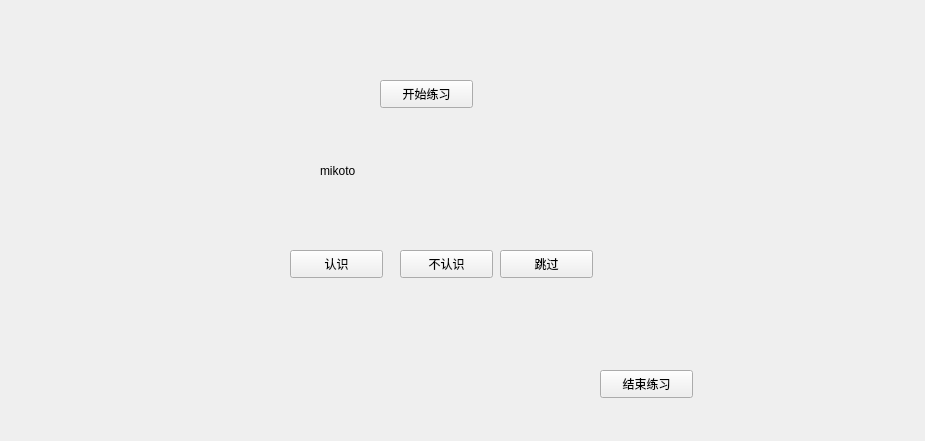
<?xml version="1.0" encoding="UTF-8"?>
<ui version="4.0">
 <class>word</class>
 <widget class="QWidget" name="word">
  <property name="geometry">
   <rect>
    <x>0</x>
    <y>0</y>
    <width>925</width>
    <height>441</height>
   </rect>
  </property>
  <property name="windowTitle">
   <string>Form</string>
  </property>
  <widget class="QLabel" name="wordlabel">
   <property name="geometry">
    <rect>
     <x>320</x>
     <y>120</y>
     <width>481</width>
     <height>101</height>
    </rect>
   </property>
   <property name="styleSheet">
    <string notr="true">font: 26pt &quot;Times New Roman&quot;;</string>
   </property>
   <property name="text">
    <string>mikoto</string>
   </property>
  </widget>
  <widget class="QPushButton" name="knowpushButton">
   <property name="geometry">
    <rect>
     <x>290</x>
     <y>250</y>
     <width>93</width>
     <height>28</height>
    </rect>
   </property>
   <property name="text">
    <string>认识</string>
   </property>
  </widget>
  <widget class="QPushButton" name="unknownbutton">
   <property name="geometry">
    <rect>
     <x>400</x>
     <y>250</y>
     <width>93</width>
     <height>28</height>
    </rect>
   </property>
   <property name="text">
    <string>不认识</string>
   </property>
  </widget>
  <widget class="QPushButton" name="skipbutton">
   <property name="geometry">
    <rect>
     <x>500</x>
     <y>250</y>
     <width>93</width>
     <height>28</height>
    </rect>
   </property>
   <property name="text">
    <string>跳过</string>
   </property>
  </widget>
  <widget class="QPushButton" name="returnbutton">
   <property name="geometry">
    <rect>
     <x>600</x>
     <y>370</y>
     <width>93</width>
     <height>28</height>
    </rect>
   </property>
   <property name="text">
    <string>结束练习</string>
   </property>
  </widget>
  <widget class="QPushButton" name="startbutton">
   <property name="geometry">
    <rect>
     <x>380</x>
     <y>80</y>
     <width>93</width>
     <height>28</height>
    </rect>
   </property>
   <property name="text">
    <string>开始练习</string>
   </property>
  </widget>
 </widget>
 <resources/>
 <connections/>
</ui>
